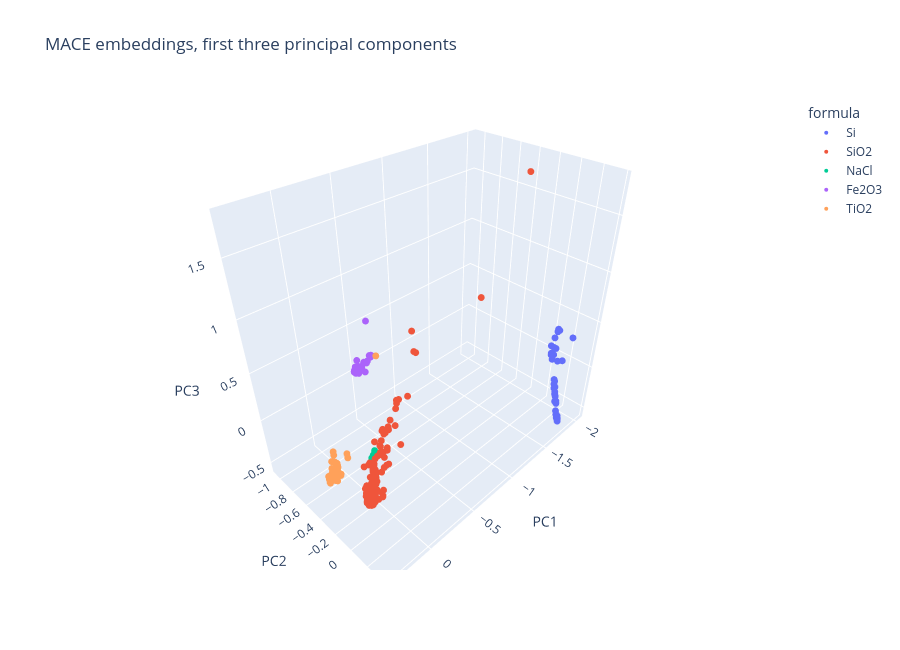

Notebook source saved alongside this figure:
### Markdown cell above
## Embeddings

`get_embeddings` fetches the vectors of a set of structures — ids, records from another call,
anything with an `.id`. Below: MACE embeddings of five compositions, projected to 3D with PCA.

### Code cell
formulas = ["Si", "SiO2", "NaCl", "Fe2O3", "TiO2"]
groups = {f: atlas.find_by_formula(f) for f in formulas}
records = [r for group in groups.values() for r in group]
emb = atlas.get_embeddings(records)                           # model="mace"
print(len(emb), "vectors of dimension", emb.dimension, "| missing:", len(emb.missing))

X = emb.to_numpy()
X_centered = X - X.mean(axis=0)
_, _, vt = np.linalg.svd(X_centered, full_matrices=False)
with np.errstate(all="ignore"):          # spurious warning from Accelerate BLAS on macOS
    pcs = X_centered @ vt[:3].T
labels = {r.id: f for f, group in groups.items() for r in group}
df_pca = pd.DataFrame(pcs, columns=["PC1", "PC2", "PC3"]).assign(
    id=emb.ids, formula=[labels[i] for i in emb.ids]
)
px.scatter_3d(
    df_pca, x="PC1", y="PC2", z="PC3", color="formula", hover_name="id",
    title="MACE embeddings, first three principal components", height=650,
).update_traces(marker_size=4)

### Figure 1 — Plotly figure (JSON) as saved in the notebook; plotly's stock layout.template omitted (floating-point values rounded to 4 significant figures; data arrays with more than 128 entries replaced by an {"elided": "..."} marker saying what was removed)
{"data": [{"hovertemplate": "<b>%{hovertext}</b><br><br>formula=Si<br>PC1=%{x}<br>PC2=%{y}<br>PC3=%{z}<extra></extra>", "hovertext": ["mp-1245041", "mp-1072544", "mp-1544031", "mp-1200830", "mp-1201492", "mp-1202745", "mp-2416325", "mp-644693", "mp-676011", "mp-988210", "mp-1079297", "mp-1244933", "mp-1244971", "mp-1244990", "mp-1245242", "mp-1403870", "mp-1056579", "mp-1199894", "mp-1204046", "mp-1094057", "mp-1196961", "mp-1268191", "mp-1120747", "mp-1203790", "mp-1014212", "mp-27", "mp-1001113", "mp-1079649", "mp-1095269", "mp-1204627", "mp-1524805", "mp-1120447", "mp-92", "mp-571520", "mp-999200", "mp-34", "mp-10649", "mp-168", "mp-971662", "mp-16220", "mp-109", "mp-2351841", "mp-165", "mp-149", "mp-971661"], "legendgroup": "Si", "marker": {"color": "#636efa", "size": 4, "symbol": "circle"}, "mode": "markers", "name": "Si", "scene": "scene", "showlegend": true, "type": "scatter3d", "x": [-1.765, -1.696, -1.747, -1.708, -1.704, -1.715, -1.751, -1.745, -1.799, -2.01, -1.722, -1.796, -1.768, -1.814, -1.774, -1.885, -2.008, -1.716, -1.719, -2.025, -1.711, -1.87, -1.899, -1.709, -2.021, -2.022, -1.924, -1.966, -1.726, -1.711, -1.942, -1.784, -1.898, -1.779, -1.711, -1.917, -2.027, -1.768, -1.71, -1.732, -1.901, -1.902, -1.719, -1.715, -1.718], "y": [0.2809, 0.3754, 0.3195, 0.3742, 0.3719, 0.3752, 0.2981, 0.2757, 0.2324, 0.2367, 0.3533, 0.2401, 0.2792, 0.2322, 0.2736, 0.236, 0.0753, 0.3774, 0.3683, 0.07993, 0.3789, 0.1386, 0.1806, 0.3831, 0.07044, 0.07095, 0.1066, 0.07851, 0.3396, 0.377, 0.1199, 0.2616, 0.1049, 0.2723, 0.3735, 0.08209, 0.08136, 0.3032, 0.3809, 0.3119, 0.102, 0.1289, 0.3741, 0.3729, 0.353], "z": [-0.2056, -0.3798, -0.2916, -0.4173, -0.4112, -0.4164, -0.2201, -0.1318, -0.08544, 0.2838, -0.3894, -0.135, -0.2, -0.1157, -0.1939, 0.08917, 0.2734, -0.4247, -0.3979, 0.282, -0.4383, 0.06172, 0.04696, -0.4493, 0.286, 0.2929, 0.1541, 0.2261, -0.359, -0.4317, 0.1382, -0.1488, 0.08048, -0.226, -0.4063, 0.1622, 0.2815, -0.2874, -0.4438, -0.2616, 0.09472, 0.09126, -0.4352, -0.4339, -0.3895]}, {"hovertemplate": "<b>%{hovertext}</b><br><br>formula=SiO2<br>PC1=%{x}<br>PC2=%{y}<br>PC3=%{z}<extra></extra>", "hovertext": {"elided": "325 str values"}, "legendgroup": "SiO2", "marker": {"color": "#EF553B", "size": 4, "symbol": "circle"}, "mode": "markers", "name": "SiO2", "scene": "scene", "showlegend": true, "type": "scatter3d", "x": {"elided": "325 float values"}, "y": {"elided": "325 float values"}, "z": {"elided": "325 float values"}}, {"hovertemplate": "<b>%{hovertext}</b><br><br>formula=NaCl<br>PC1=%{x}<br>PC2=%{y}<br>PC3=%{z}<extra></extra>", "hovertext": ["mp-1120767", "mp-22851", "mp-22862"], "legendgroup": "NaCl", "marker": {"color": "#00cc96", "size": 4, "symbol": "circle"}, "mode": "markers", "name": "NaCl", "scene": "scene", "showlegend": true, "type": "scatter3d", "x": [-0.1005, -0.1244, -0.07467], "y": [-0.3484, -0.3575, -0.3373], "z": [-0.2388, -0.2107, -0.2462]}, {"hovertemplate": "<b>%{hovertext}</b><br><br>formula=Fe2O3<br>PC1=%{x}<br>PC2=%{y}<br>PC3=%{z}<extra></extra>", "hovertext": ["mp-776606", "mp-1245154", "mp-1244869", "mp-1245277", "mp-1245019", "mp-685153", "mp-1244911", "mp-1245078", "mp-1245084", "mp-557546", "mp-716814", "mp-1181824", "mp-565814", "mp-1068212", "mp-1356129", "mp-542896", "mp-715276", "mp-715572", "mp-1178392", "mp-510080", "mp-1378486", "mp-1078361", "mp-1205415", "mp-705547", "mp-1456", "mp-19770"], "legendgroup": "Fe2O3", "marker": {"color": "#ab63fa", "size": 4, "symbol": "circle"}, "mode": "markers", "name": "Fe2O3", "scene": "scene", "showlegend": true, "type": "scatter3d", "x": [-0.3818, -0.4157, -0.4216, -0.4157, -0.4161, -0.3742, -0.4117, -0.4095, -0.4705, -0.4572, -0.4679, -0.3462, -0.3689, -0.6717, -0.3819, -0.351, -0.3809, -0.4087, -0.3659, -0.3753, -0.3951, -0.4352, -0.394, -0.3884, -0.3503, -0.3695], "y": [-0.8831, -0.764, -0.8042, -0.7447, -0.7804, -0.802, -0.7967, -0.7506, -0.7626, -0.7536, -0.7826, -0.6935, -0.8629, -1.069, -0.8658, -0.8137, -0.8966, -0.8766, -0.88, -0.8941, -0.8033, -0.9247, -0.9002, -0.8036, -0.7933, -0.8653], "z": [0.2047, 0.336, 0.3068, 0.3552, 0.3181, 0.2532, 0.3051, 0.3346, 0.3771, 0.3687, 0.3644, 0.306, 0.1813, 0.4836, 0.1994, 0.2257, 0.1901, 0.2282, 0.1849, 0.1828, 0.2677, 0.2517, 0.2147, 0.2457, 0.2314, 0.2077]}, {"hovertemplate": "<b>%{hovertext}</b><br><br>formula=TiO2<br>PC1=%{x}<br>PC2=%{y}<br>PC3=%{z}<extra></extra>", "hovertext": ["mp-1975232", "mp-572822", "mp-1245134", "mp-1245308", "mp-1245321", "mp-777129", "mp-1245098", "mp-34688", "mp-1044853", "mp-1380335", "mp-1426806", "mp-1079207", "mp-756587", "mp-1102591", "mp-1445035", "mp-636827", "mp-655656", "mp-1341203", "mp-1190753", "mp-775938", "mp-1386640", "mp-1041565", "mp-1102255", "mp-754672", "mp-756655", "mp-1201727", "mp-754769", "mp-849533", "mp-1350429", "mp-1101022", "mp-1400963", "mp-2901430", "mp-2739239", "mp-766454", "mp-430", "mp-25433", "mp-25262", "mp-1008677", "mp-1840", "mp-1439", "mp-9173", "mp-2420244", "mp-554278", "mp-2657", "mp-390", "mp-553432", "mp-1408285"], "legendgroup": "TiO2", "marker": {"color": "#FFA15A", "size": 4, "symbol": "circle"}, "mode": "markers", "name": "TiO2", "scene": "scene", "showlegend": true, "type": "scatter3d", "x": [0.2227, 0.09056, 0.1281, 0.129, 0.1306, 0.2207, 0.1445, 0.2403, 0.1613, 0.1761, 0.212, -0.01745, 0.2003, 0.08914, -0.4874, 0.08497, 0.08573, 0.2054, 0.1012, 0.2025, 0.1849, 0.2125, -0.001239, 0.2188, 0.2079, 0.2142, 0.2155, 0.2067, 0.143, 0.2122, 0.2269, 0.2035, 0.1993, 0.2165, 0.1301, 0.2028, 0.1946, 0.02396, 0.2241, 0.191, 0.2202, 0.2323, 0.2284, 0.2123, 0.2416, 0.2145, 0.1439], "y": [-0.3609, -0.4419, -0.5507, -0.5725, -0.5484, -0.3662, -0.5263, -0.5162, -0.5007, -0.4899, -0.4414, -0.8341, -0.5267, -0.7019, -0.7183, -0.4467, -0.4447, -0.4696, -0.6944, -0.5791, -0.5335, -0.574, -0.8055, -0.4364, -0.5211, -0.5223, -0.5473, -0.5107, -0.5229, -0.5485, -0.5024, -0.4689, -0.539, -0.5373, -0.6487, -0.4909, -0.4844, -0.761, -0.549, -0.5938, -0.5239, -0.4322, -0.5333, -0.5693, -0.51, -0.3677, -0.5192], "z": [-0.2347, -0.1488, -0.3235, -0.3425, -0.3138, -0.2398, -0.3094, -0.4355, -0.3434, -0.3606, -0.3759, -0.5041, -0.4059, -0.445, 0.3849, -0.2024, -0.2022, -0.3823, -0.5166, -0.4379, -0.3538, -0.4305, -0.5136, -0.3296, -0.4046, -0.4058, -0.419, -0.4031, -0.3116, -0.411, -0.4078, -0.3778, -0.3945, -0.4181, -0.5112, -0.3866, -0.3884, -0.5476, -0.4361, -0.4596, -0.4077, -0.3472, -0.426, -0.4289, -0.4357, -0.2311, -0.3293]}], "layout": {"height": 650, "legend": {"title": {"text": "formula"}, "tracegroupgap": 0}, "scene": {"domain": {"x": [0.0, 1.0], "y": [0.0, 1.0]}, "xaxis": {"title": {"text": "PC1"}}, "yaxis": {"title": {"text": "PC2"}}, "zaxis": {"title": {"text": "PC3"}}}, "title": {"text": "MACE embeddings, first three principal components"}}}
